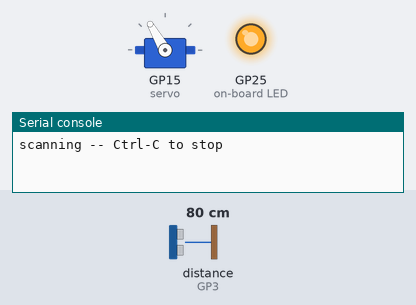
The program below on a simulated Raspberry Pi Pico running MicroPython. Shown: servo, output pins drawn as LEDs (lit = HIGH), the last lines printed to the serial console. The test bench sets the inputs (shaded band); at power-on: distance to the obstacle (sensor on GP3) 80 cm. The echo pulse lasts 58.3 µs per cm; servo angles are drawn from the pulse width (0.5 ms = 0°, 2.5 ms = 180°); pins used as bus, display or sensor lines are not drawn.

Above: at 1.6 s.
1.7 s: distance to the obstacle (sensor on GP3) set to 2 cm
At 3.27 s:
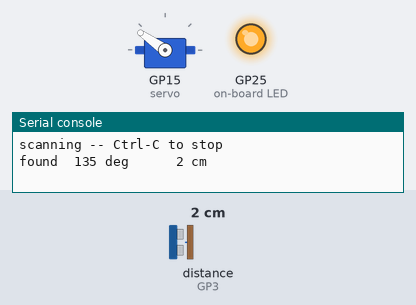
4.7 s: distance to the obstacle (sensor on GP3) set to 4 cm
At 5.61 s:
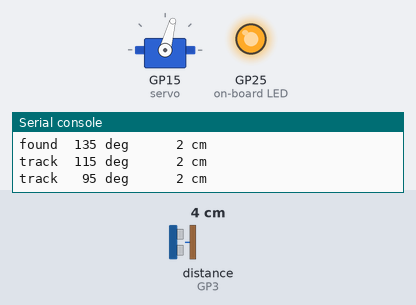
Timing chart, 0 to 13.7 s (numbered marks = the images above; inputs shaded):
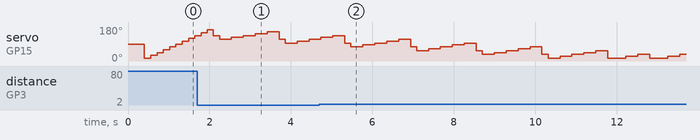

The program:

servo_track.py
```python
"""Scan and track -- point the head at the nearest object.

Board:  Raspberry Pi Pico W (RP2040, 2022).
Run:    uv run mpremote run "pi pico/picoW/servo_track.py"
Or via the Pi the Pico is plugged into (see README section 5):
        scp "pi pico/picoW/servo_track.py" my-pi:/tmp/ && ssh -t my-pi '~/.local/bin/mpremote run /tmp/servo_track.py'
        See ../../README.md for the full flash/connect/push flow.

Hardware (wiring detail lives in servo_test.py and ultrasonic_test.py):

    servo signal   ->  GP15
    HC-SR04 TRIG   ->  GP2
    HC-SR04 ECHO   ->  divider  ->  GP3
    both powered from VBUS, grounds common with the Pico

HOW IT WORKS, AND WHAT IT CANNOT DO

An HC-SR04 reports distance and nothing else. It has no idea which direction
an echo came from -- everything inside its ~15 degree cone reads the same. So
the head cannot see something and turn towards it. It sweeps, samples distance
at each angle, and points at whichever angle came back closest. The bearing
comes from the servo's own position, not from the sensor.

Consequences worth knowing before you build on this:

  * Bearing resolution is the beam width, ~15 degrees. Finer steps do not buy
    accuracy, only time.
  * Every update costs a whole sweep, so this is inherently laggy -- roughly
    1.7s per tracking update. That is physics with one fixed sensor, not
    something to optimise away in code.
  * It tracks the NEAREST thing, not a particular thing. Bring a second object
    closer and the head switches to it. There is no object identity here.

Two modes. SEARCH sweeps the full arc looking for anything within DETECT_CM.
TRACK sweeps a narrow window around the last known angle, which is quicker,
and falls back to SEARCH after LOST_LIMIT empty sweeps.

TIMING: readings are only taken once the servo has stopped moving. The servo
and the sensor share VBUS -- a moving servo both drags that rail down and
physically shakes the sensor, so sampling mid-move returns garbage. SETTLE_MS
is what keeps those two apart, and it is the main reason this is slow.
"""

import machine
import time

SERVO_PIN = 15
TRIG_PIN = 2
ECHO_PIN = 3

# --- servo -----------------------------------------------------------------
SERVO_FREQ = 50
PERIOD_US = 1_000_000 // SERVO_FREQ
SERVO_MIN_US = 500
SERVO_MAX_US = 2500

# --- scanning --------------------------------------------------------------
# Stay off the mechanical stops; an SG90 grinding against its own end stop
# will cook its gears.
SCAN_MIN_DEG = 15
SCAN_MAX_DEG = 165

COARSE_STEP = 15   # matched to the beam width
FINE_STEP = 10
FINE_SPAN = 20     # +/- this many degrees around the last known angle

SETTLE_MS = 150    # servo travel plus vibration die-down before sampling
PING_GAP_MS = 70   # sensor needs >=60ms of quiet between pings

DETECT_CM = 100    # ignore anything further away than this
LOST_LIMIT = 3     # empty fine sweeps before going back to a full search

# --- sensor ----------------------------------------------------------------
CM_PER_US = 0.0343
TIMEOUT_US = 30_000


class Servo:
    def __init__(self, pin):
        self.pwm = machine.PWM(machine.Pin(pin))
        self.pwm.freq(SERVO_FREQ)

    def angle(self, deg):
        deg = max(0, min(180, deg))
        us = SERVO_MIN_US + (SERVO_MAX_US - SERVO_MIN_US) * deg // 180
        self.pwm.duty_u16(us * 65535 // PERIOD_US)

    def release(self):
        self.pwm.deinit()


# Onboard LED on as a liveness indicator -- if it is lit, the board has power
# and got as far as running this. It stays on after the script exits; clear it
# with:  uv run mpremote exec "import machine; machine.Pin('LED', machine.Pin.OUT).value(0)"
machine.Pin("LED", machine.Pin.OUT).value(1)

servo = Servo(SERVO_PIN)
trig = machine.Pin(TRIG_PIN, machine.Pin.OUT)
echo = machine.Pin(ECHO_PIN, machine.Pin.IN)


def read_cm():
    """One measurement. Returns cm, or None if the ping never came back."""
    trig.value(0)
    time.sleep_us(2)
    trig.value(1)
    time.sleep_us(10)
    trig.value(0)
    us = machine.time_pulse_us(echo, 1, TIMEOUT_US)
    if us < 0:
        return None
    return (us * CM_PER_US) / 2


def measure(deg, samples):
    """Point at deg, wait for the head to stop, then take a median reading.

    Roughly one reading in ten times out on these modules, so a single sample
    is not trustworthy -- the median of three throws out both dropouts and the
    occasional wild reflection.
    """
    servo.angle(deg)
    time.sleep_ms(SETTLE_MS)

    reads = []
    for i in range(samples):
        cm = read_cm()
        if cm is not None:
            reads.append(cm)
        if i < samples - 1:
            time.sleep_ms(PING_GAP_MS)

    if not reads:
        return None
    reads.sort()
    return reads[len(reads) // 2]


def sweep(lo, hi, step, samples):
    """Scan lo..hi and return (angle, cm) of the closest hit, or (None, None)."""
    best_deg = None
    best_cm = None
    deg = lo
    while deg <= hi:
        cm = measure(deg, samples)
        if cm is not None and cm < DETECT_CM:
            if best_cm is None or cm < best_cm:
                best_deg = deg
                best_cm = cm
        deg += step
    return best_deg, best_cm


heading = 90
searching = True
lost = 0

try:
    # Inside the try, not before it. Anything that drives the servo ahead of
    # the try has no finally to undo it, so a Ctrl-C in that window leaves the
    # PWM slice enabled and the head holding -- indistinguishable from Ctrl-C
    # not working at all.
    servo.angle(heading)
    time.sleep_ms(400)
    print("scanning -- Ctrl-C to stop")

    while True:
        if searching:
            # Single sample per point: a full arc is 11 points, and spending
            # 3 pings on each makes the search sluggish. Fliers get corrected
            # by the fine sweep that follows.
            deg, cm = sweep(SCAN_MIN_DEG, SCAN_MAX_DEG, COARSE_STEP, 1)
            if deg is None:
                print("search: nothing inside %dcm" % DETECT_CM)
                continue
            heading, searching, lost = deg, False, 0
            print("found  %3d deg  %5.0f cm" % (heading, cm))
        else:
            lo = max(SCAN_MIN_DEG, heading - FINE_SPAN)
            hi = min(SCAN_MAX_DEG, heading + FINE_SPAN)
            deg, cm = sweep(lo, hi, FINE_STEP, 3)
            if deg is None:
                lost += 1
                print("lost   (%d/%d)" % (lost, LOST_LIMIT))
                if lost >= LOST_LIMIT:
                    searching = True
                    print("-> full sweep")
                continue
            heading, lost = deg, 0
            print("track  %3d deg  %5.0f cm" % (heading, cm))

        # Settle on the chosen heading so the movement reads as deliberate.
        servo.angle(heading)
        time.sleep_ms(SETTLE_MS)
except KeyboardInterrupt:
    print("\nCtrl-C -- stopping")
finally:
    # Runs on Ctrl-C too, so the head is never left straining. PWM is a
    # hardware peripheral and keeps pulsing on its own if this is skipped,
    # which looks exactly like the script refusing to stop. The retry guards
    # against a second Ctrl-C landing inside this block and killing the
    # cleanup before release() runs.
    for _ in range(3):
        try:
            servo.angle(90)
            time.sleep_ms(300)
            servo.release()
            break
        except KeyboardInterrupt:
            pass
    print("servo released -- head centred and limp")
```
